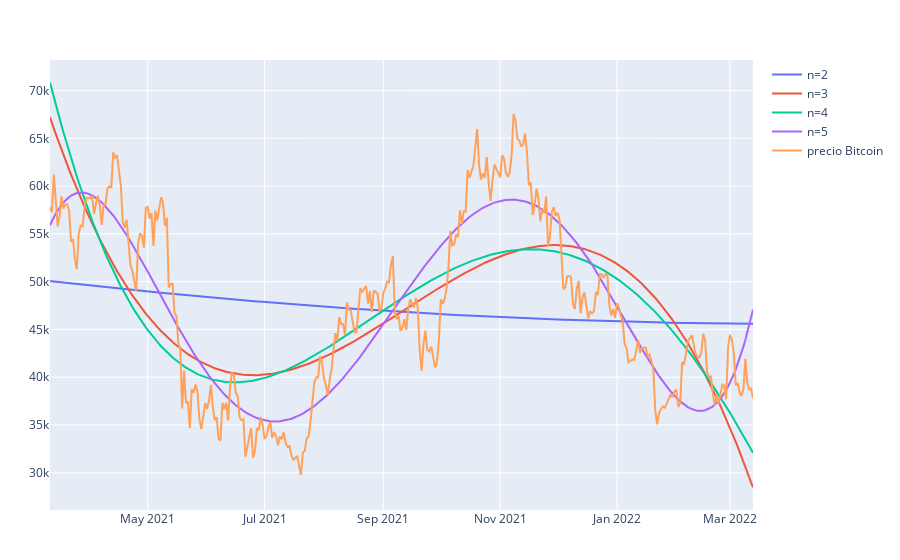

Notebook cell for this chart:
### Markdown cell above
Acontinuación graficamos los modelos y el precio del bitcoin

### Code cell
models=plot(dataBitcoin.Date[11:378],[predictions[:,2:5] dataBitcoin.Price[11:378]])
restyle!(models, name=["n=2","n=3","n=4","n=5","precio Bitcoin"])
models

### Figure 1 — Plotly figure (JSON) as saved in the notebook; plotly's stock layout.template omitted (floating-point values rounded to 4 significant figures; data arrays with more than 128 entries replaced by an {"elided": "..."} marker saying what was removed)
{"data": [{"name": "n=2", "type": "scatter", "x": {"elided": "368 str values"}, "y": {"elided": "368 float values"}}, {"name": "n=3", "type": "scatter", "x": {"elided": "368 str values"}, "y": {"elided": "368 float values"}}, {"name": "n=4", "type": "scatter", "x": {"elided": "368 str values"}, "y": {"elided": "368 float values"}}, {"name": "n=5", "type": "scatter", "x": {"elided": "368 str values"}, "y": {"elided": "368 float values"}}, {"name": "precio Bitcoin", "type": "scatter", "x": {"elided": "368 str values"}, "y": {"elided": "368 str values"}}], "layout": {"margin": {"b": 50, "l": 50, "r": 50, "t": 60}}}
